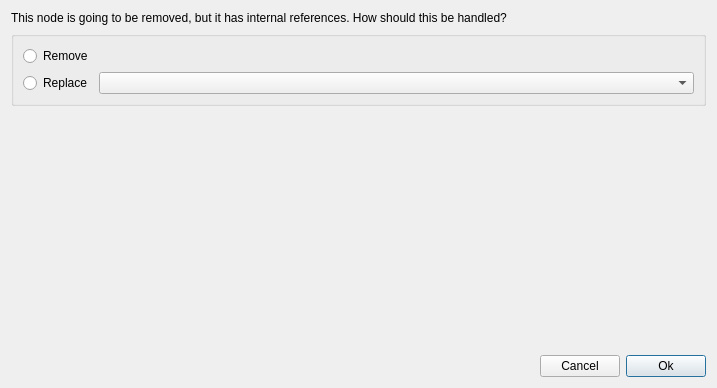
<?xml version="1.0" encoding="UTF-8"?>
<ui version="4.0">
 <class>RemoveLeafNodeDialog</class>
 <widget class="QDialog" name="RemoveLeafNodeDialog">
  <property name="geometry">
   <rect>
    <x>0</x>
    <y>0</y>
    <width>717</width>
    <height>388</height>
   </rect>
  </property>
  <property name="sizePolicy">
   <sizepolicy hsizetype="Preferred" vsizetype="Preferred">
    <horstretch>0</horstretch>
    <verstretch>0</verstretch>
   </sizepolicy>
  </property>
  <property name="windowTitle">
   <string>Remove Note</string>
  </property>
  <layout class="QGridLayout" name="gridLayout_2">
   <item row="0" column="0" colspan="3">
    <widget class="QLabel" name="label">
     <property name="text">
      <string>This node is going to be removed, but it has internal references. How should this be handled?</string>
     </property>
    </widget>
   </item>
   <item row="2" column="0" colspan="3">
    <spacer name="verticalSpacer">
     <property name="orientation">
      <enum>Qt::Orientation::Vertical</enum>
     </property>
     <property name="sizeHint" stdset="0">
      <size>
       <width>20</width>
       <height>196</height>
      </size>
     </property>
    </spacer>
   </item>
   <item row="3" column="0">
    <spacer name="horizontalSpacer">
     <property name="orientation">
      <enum>Qt::Orientation::Horizontal</enum>
     </property>
     <property name="sizeHint" stdset="0">
      <size>
       <width>182</width>
       <height>20</height>
      </size>
     </property>
    </spacer>
   </item>
   <item row="3" column="1">
    <widget class="QPushButton" name="pBtnCancel">
     <property name="text">
      <string>Cancel</string>
     </property>
    </widget>
   </item>
   <item row="3" column="2">
    <widget class="QPushButton" name="pBtnOk">
     <property name="text">
      <string>Ok</string>
     </property>
     <property name="default">
      <bool>true</bool>
     </property>
    </widget>
   </item>
   <item row="1" column="0" colspan="3">
    <widget class="QGroupBox" name="groupBox">
     <property name="title">
      <string/>
     </property>
     <layout class="QGridLayout" name="gridLayout">
      <item row="0" column="0">
       <widget class="QRadioButton" name="rBtnRemove">
        <property name="sizePolicy">
         <sizepolicy hsizetype="Fixed" vsizetype="Fixed">
          <horstretch>0</horstretch>
          <verstretch>0</verstretch>
         </sizepolicy>
        </property>
        <property name="text">
         <string>Remove</string>
        </property>
       </widget>
      </item>
      <item row="1" column="0">
       <widget class="QRadioButton" name="rBtnReplace">
        <property name="sizePolicy">
         <sizepolicy hsizetype="Fixed" vsizetype="Fixed">
          <horstretch>0</horstretch>
          <verstretch>0</verstretch>
         </sizepolicy>
        </property>
        <property name="text">
         <string>Replace</string>
        </property>
       </widget>
      </item>
      <item row="1" column="1">
       <widget class="ComboBox" name="comboBox"/>
      </item>
     </layout>
    </widget>
   </item>
  </layout>
 </widget>
 <customwidgets>
  <customwidget>
   <class>ComboBox</class>
   <extends>QComboBox</extends>
   <header location="global">widget/combobox.h</header>
  </customwidget>
 </customwidgets>
 <tabstops>
  <tabstop>rBtnReplace</tabstop>
  <tabstop>comboBox</tabstop>
  <tabstop>rBtnRemove</tabstop>
  <tabstop>pBtnOk</tabstop>
  <tabstop>pBtnCancel</tabstop>
 </tabstops>
 <resources/>
 <connections>
  <connection>
   <sender>pBtnCancel</sender>
   <signal>clicked()</signal>
   <receiver>RemoveLeafNodeDialog</receiver>
   <slot>reject()</slot>
   <hints>
    <hint type="sourcelabel">
     <x>599</x>
     <y>363</y>
    </hint>
    <hint type="destinationlabel">
     <x>530</x>
     <y>350</y>
    </hint>
   </hints>
  </connection>
  <connection>
   <sender>rBtnReplace</sender>
   <signal>toggled(bool)</signal>
   <receiver>comboBox</receiver>
   <slot>setEnabled(bool)</slot>
   <hints>
    <hint type="sourcelabel">
     <x>57</x>
     <y>100</y>
    </hint>
    <hint type="destinationlabel">
     <x>119</x>
     <y>96</y>
    </hint>
   </hints>
  </connection>
 </connections>
</ui>
